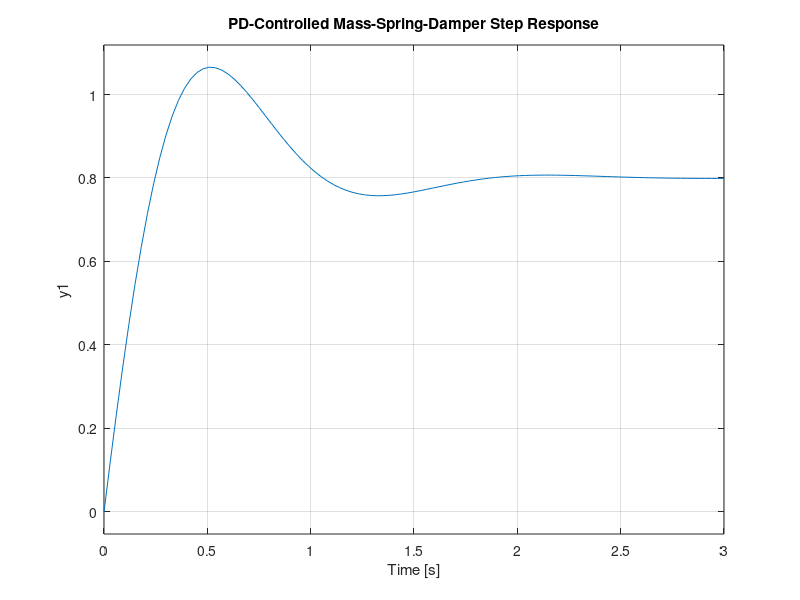

The MATLAB script that drew this image:
% Physical parameters
M = 1.0;
B = 0.5;
K = 4.0;

% PD gains
Kp = 16.0;
Kd = 4.0;

s = tf('s');

% Plant: 1 / (M s^2 + B s + K)
G = 1 / (M * s^2 + B * s + K);

% PD controller: C(s) = Kp + Kd s
C = Kp + Kd * s;

% Closed-loop transfer function
T = feedback(C * G, 1);

% Step response
figure;
step(T);
grid on;
title('PD-Controlled Mass-Spring-Damper Step Response');

% Compute effective natural frequency and damping ratio
omega_n = sqrt((K + Kp) / M);
zeta = (B + Kd) / (2 * sqrt(M * (K + Kp)));

disp(['Effective omega_n = ', num2str(omega_n)]);
disp(['Effective zeta    = ', num2str(zeta)]);

% In Simulink, a similar PD law is often used for robot joint control,
% possibly together with the Robotics System Toolbox to model manipulators.
